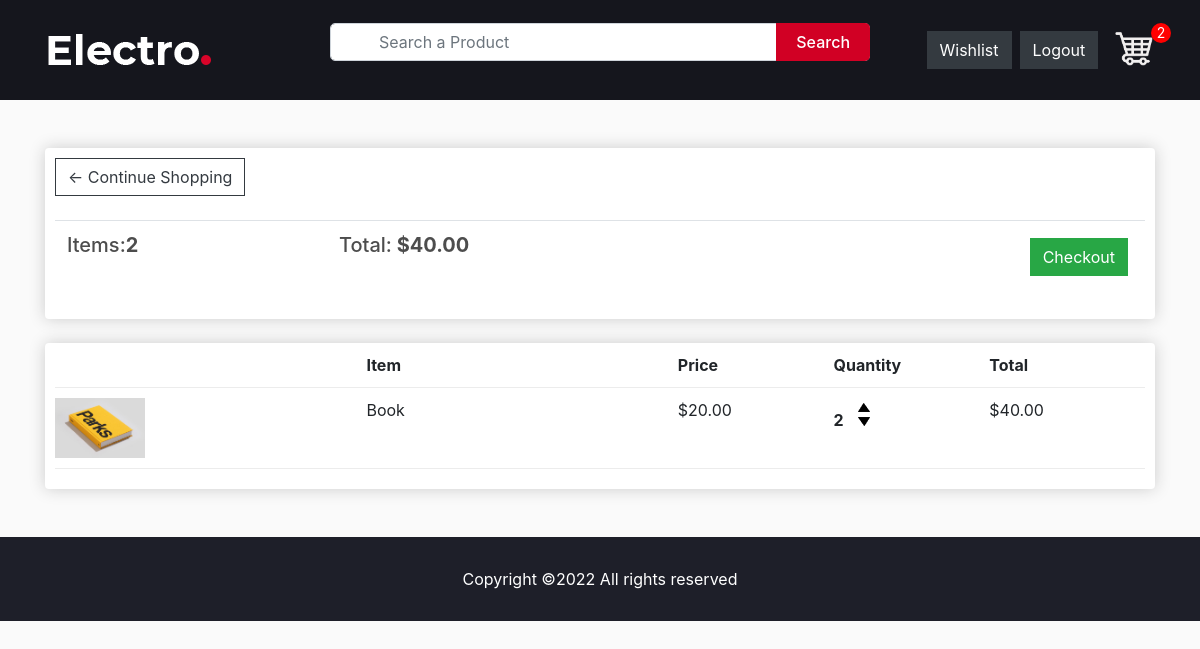
Page /cart/ (signed in) on the committed database.
### store/models.py (models this page shows, shortened)
class Order(models.Model):
    customer = models.ForeignKey(
        Customer, on_delete=models.CASCADE, blank=True, null=True
    )
    items = models.ManyToManyField(OrderItem)
    date_orderd = models.DateTimeField(auto_now_add=True)
    ordered = models.BooleanField(default=False, null=False, blank=False)
    being_delivered = models.BooleanField(default=False)
    transaction_id = models.CharField(max_length=200, null=True)
    total_price = models.FloatField(max_length=200, null=True)  # added
    sphipping_address = models.ForeignKey(
        "ShippingAddress", on_delete=models.SET_NULL, blank=True, null=True
    )
    payment = models.ForeignKey(
        "Payment", on_delete=models.SET_NULL, blank=True, null=True
    )
    def get_total(self):
        total = 0
        for order_items in self.items.all():
            total = total + order_items.get_total_item_price
        return total
    @property
    def get_cart_items(self):
        total = 0
        for order_item in self.items.all():
            total += order_item.quantity
        return total

class OrderItem(models.Model):
    customer = models.ForeignKey(
        Customer, on_delete=models.CASCADE, blank=True, null=True
    )
    product = models.ForeignKey(Product, on_delete=models.CASCADE, null=True)
    quantity = models.IntegerField(default=0, null=True, blank=True)
    ordered = models.BooleanField(default=False)
    @property
    def get_total_item_price(self):
        total = self.product.price * self.quantity
        return total

class Product(models.Model):
    name = models.CharField(max_length=200, null=True)
    price = models.DecimalField(max_digits=7, decimal_places=2)
    digital = models.BooleanField(default=False, null=True, blank=False)
    image = models.ImageField(null=True, blank=True)
    status = models.BooleanField(default=False, null=True, blank=False)  # changed
    description = models.TextField(max_length=1000, null=True, blank=True)  # added
    @property
    def imageURL(self):
        try:
            url = self.image.url
        except:
            url = ""
        return url

### store/views.py (the view)
# urls.py: path("cart/", views.cart, name="cart"),
@login_required(login_url="login")
def cart(request):
    try:
        customer = get_object_or_404(Customer, user=request.user)
        order = Order.objects.get(customer=customer, ordered=False)
        context = {"object": order}
        return render(request, "store/cart.html", context)
    except ObjectDoesNotExist:
        messages.warning(request, "You do not have an active order")
        return redirect("/")

### context_processors/context_processors.py (called while the page is built, shortened)
def total_cart_items(request):
    if request.user.is_authenticated and not request.user.is_superuser:
        customer = Customer.objects.filter(user=request.user).first()
        if customer is None:
            return {"totalCartItems": 0}
        order = Order.objects.filter(customer=customer, ordered=False).first()
        if order is None:
            return {"totalCartItems": 0}
        cartItems = order.get_cart_items
    return {"totalCartItems": cartItems}

### store/templates/store/cart.html
{% extends 'store/header.html' %}
{% load static %}
{% block content %}
	<div class="container py-5">
		<div class="row">
			<div class="col-lg-12">
				<div class="box-element">
					<a  class="btn btn-outline-dark" href="{% url 'store' %}">&#x2190; Continue Shopping</a>
					<br>
					<br>
					<table class="table">
						<tr>
							<th><h5>Items:<strong>{{totalCartItems}}</strong></h5></th>
							<th><h5>Total:<strong> ${{object.get_total}}</strong></h5></th>
							<th>
								{% if object.get_total %}
								<a  style="float:right; margin:5px;" class="btn btn-success" href="{% url 'checkout' %}">Checkout</a>
								{% endif %}
							</th>
						</tr>
					</table>
				</div>
				<br>
				<div class="box-element">
					<div class="cart-row">
						<div style="flex:2"></div>
						<div style="flex:2"><strong>Item</strong></div>
						<div style="flex:1"><strong>Price</strong></div>
						<div style="flex:1"><strong>Quantity</strong></div>
						<div style="flex:1"><strong>Total</strong></div>
					</div>
					{% for item in object.items.all %}
					<div class="cart-row">
						<div style="flex:2"><img class="row-image" src="{{item.product.imageURL}}"></div>
						<div style="flex:2"><p>{{item.product.name}}</p></div>
						<div style="flex:1"><p>${{item.product.price|floatformat:2}}</p></div>
						<div style="flex:1">
							<p class="quantity">{{item.quantity}}</p>
							<div class="quantity">
								<a href="{% url 'add_to_cart' item.product.id %}"><img class="chg-quantity" src="{% static  'images/arrow-up.png' %}"></a>
								<a href="{% url 'remove_from_cart' item.product.id %}"><img class="chg-quantity" src="{% static  'images/arrow-down.png' %}"></a>
							</div>
						</div>
						<div style="flex:1"><p>${{item.get_total_item_price}}</p></div>
					</div>
					{% endfor %}
				</div>
			</div>
		</div>
	</div>
{% endblock content %}

### static/css/style.css (style rules this page uses)
img { max-width: 100%; }
body { background-color: #fafafa; }
h1, h2, h3, h4, h5, h6 { color: #4d4d4d; }
.box-element { -webkit-box-shadow: #cccccc 0 0 16px; box-shadow: #cccccc 0 0 16px; background-color: #fff; border-radius: 4px; padding: 10px; }
.btn { border-radius: 0; }
.row-image { height: 60px; width: auto; }
.cart-row { display: -webkit-box; display: -ms-flexbox; display: flex; -webkit-box-align: flex-stretch; -ms-flex-align: flex-stretch; align-items: flex-stretch; padding-bottom: 10px; margin-bottom: 10px; border-bottom: 1px solid #ececec; }
.quantity { display: inline-block; font-weight: 700; padding-right: 10px; }
.chg-quantity { width: 12px; cursor: pointer; display: block; margin-top: 5px; -webkit-transition: .1s; transition: .1s; }

### rows in the picture
Order: get_total "40.00"
OrderItem: product.imageURL (picture), product.name "Book", product.price "20.00", quantity "2", get_total_item_price "40.00"

### other values in the picture
{{ totalCartItems }} "2"
